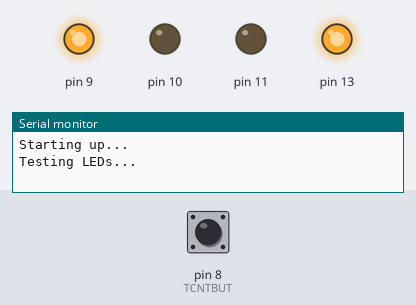
This sketch was run on a simulated Arduino Uno, built with avr-gcc and run on an emulated ATmega328P. Shown: output pins drawn as LEDs (lit = HIGH), the last lines printed to the serial monitor. The inputs (shaded band) are chosen by the test bench; at power-on: pin 8 (TCNTBUT) HIGH.

Above: at 0.1 s.
At 0.5 s:
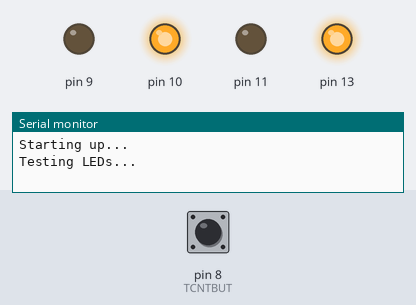
At 2.4 s:
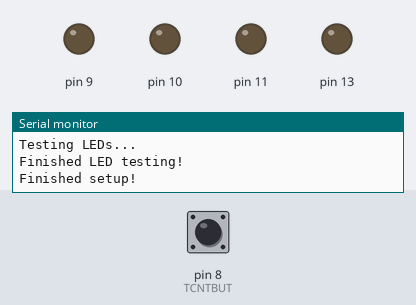
2.5 s: pin 8 (TCNTBUT) pulled LOW for 0.15 s
Timing chart, 0 to 5.5 s (numbered marks = the images above; inputs shaded):
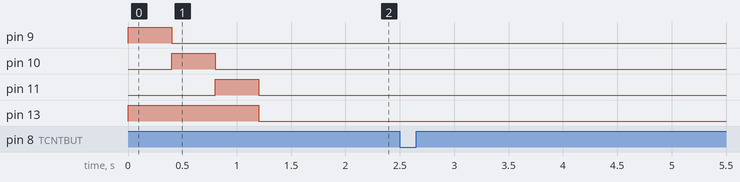

The sketch:

Lab2.ino
```cpp
// DUSONG, ADELINO JR. J.
// COE185.1 LAB 2

#include <Arduino.h>
#include <avr/io.h>

// Definitions for Port B & D registors
#define PINB_Reg (*((volatile uint8_t *) 0x23))
#define DDRB_Reg (*((volatile uint8_t *) 0x24))
#define PORTB_Reg (*((volatile uint8_t *) 0x25))
#define PIND_Reg (*((volatile uint8_t *) 0x29))
#define DDRD_Reg (*((volatile uint8_t *) 0x2a))
#define PORTD_Reg (*((volatile uint8_t *) 0x2b))
// Definitions for LED assignments:
#define BOARD_LED 5   //pin 13 is PortB bit 5
#define RED_LED 1     //pin 9 is PortB bit 1
#define GREEN_LED 2  //pin 10 is PortB bit 2
#define BLUE_LED 3   //pin 11 is PortB bit 3

#define BUTTON 5
#define TCNTBUT 8
int lastTCNT1 = 0;

bool buttonPressed = false;
bool buttonPressed2 = true;
uint32_t buttonPressTime = 0;
uint32_t buttonBounceEndTime = 0;
uint32_t buttonReleaseTime = 0;
int buttonPressCount = 0;

uint32_t buttonReleaseTimeBefore = 0;
uint32_t buttonReleaseTimeAfter = 0;
uint32_t bounceDuration = TCNT1;

uint32_t tcntstart = 0;
uint32_t tcntend = 0;
unsigned long freq = 16000000;

void LEDInit(){
 //Set pinmode for LEDs to output
  DDRB_Reg |= (1 << BOARD_LED);
  DDRB_Reg |= (1 << RED_LED);
  DDRB_Reg |= (1 << GREEN_LED);
  DDRB_Reg |= (1 << BLUE_LED);

  //Turn all off
  PORTB_Reg &= ~(1 << BOARD_LED); //clear output
  PORTB_Reg &= ~(1 << RED_LED);   //clear output
  PORTB_Reg &= ~(1 << GREEN_LED); //clear output
  PORTB_Reg &= ~(1 << BLUE_LED);  //clear output

  //Test LEDs
  Serial.println("Testing LEDs...");
  PORTB_Reg |= (1 << BOARD_LED);  //set output
  PORTB_Reg |= (1 << RED_LED);    //set output
  delay(400);
  PORTB_Reg &= ~(1 << RED_LED);   //clear output
  PORTB_Reg |= (1 << GREEN_LED);  //set output
  delay(400);
  PORTB_Reg &= ~(1 << GREEN_LED); //clear output
  PORTB_Reg |= (1 << BLUE_LED);   //set output
  delay(400);
  PORTB_Reg &= ~(1 << BLUE_LED);   //clear output
  PORTB_Reg &= ~(1 << BOARD_LED);   //clear output
  Serial.println("Finished LED testing!");
  }
void setup() {
  Serial.begin(9600);
  Serial.println("Starting up...");
  LEDInit();
  //Set pinmode for Button as input
  DDRD_Reg &= ~(1 << BUTTON);
  //Enable pullup
  PORTD_Reg |= (1 << BUTTON);  //set output to enable pullup resistor
  //Set pinmode for Button as input
  pinMode(TCNTBUT, INPUT_PULLUP);
  //Init counter1
  TCCR1A = 0; //Normal mode 0xffff top, rolls over

  //CHECKOFF 1
  // TCCR1B |= (1 << CS12) | (1 << CS11); //Clock T1 falling edge #CHECKOFF1!!!
  //
  // TCCR1B = (1 << CS10); //Clock T1 falling edge, x1 Prescaler
  // TCCR1B = (1 << CS11); //Clock T1 falling edge, x8 Prescaler
  TCCR1B = (1 << CS11) | (1 << CS10); //Clock T1 falling edge, x64 Prescaler #MAINPRESCALER!!!
  // TCCR1B = (1 << CS12); //Clock T1 falling edge, x256 Prescaler
  // TCCR1B = (1 << CS12) | (1 << CS10); //Clock T1 falling edge, x1024 Prescaler
  TCCR1C = 0;
  //Set counter to zero, high byte first
  TCNT1H = 0;
  TCNT1L = 0;
  //Make sure interrupts are disabled
  TIMSK1 = 0;
  TIFR1 = 0;
  // Clear Input Capture Register 1 (ICR1)
  ICR1 = 0;

  Serial.println("Finished setup!");
}

void loop() { // Insert function
  checkoffFive();
}

// CHECKOFF 1

bool detectTCNT1Changed(int currentTCNT1) {           // Checks if TCNT1's value changed by comparing the current TCNT1 from the last
  return currentTCNT1 != lastTCNT1;
}
bool detectButtonBounced(int currentTCNT1, int lastValue) { // Checks if a bounce has occured by checking if the
  return (currentTCNT1 - lastValue) > 1;                    // difference of the current and last TCNT1 is greater than 1.
}

void checkoffOne() {
  int currentTCNT1 = TCNT1;
  if (detectTCNT1Changed(currentTCNT1) ) {
    if (detectButtonBounced(currentTCNT1, lastTCNT1)) {
      Serial.println("Bounce Detected!");
    } else {
      Serial.print("TCNT1: ");
      Serial.println(currentTCNT1);
    }
    lastTCNT1 = currentTCNT1;
  }
  _delay_ms(100);
}

// CHECKOFF 2
// Remember to change Prescaler
void checkoffTwo() {

  TCCR1B = 1;

  Serial.print("TCNT1: ");
  Serial.println(TCNT1);

  while ((TIFR1 & (1 << TOV1)) == 0);

  TCCR1B = 0;
  float overflowTime = (float) (65535 + 1) / (freq/1024)*1000;

  Serial.print("Time: ");
  Serial.println(overflowTime);

  TIFR1 |= (1 << TOV1);

} // Through the Timer-Prescaler equation:
// Time = [(Max Timer Value) / (Clock Frequency)] * (Prescaler Value)

// Prescaler 1: Time = (65535 / 16,000,000) * 1 = 0.0041 seconds
// Pescaler 8: Time = (65535 / 16,000,000) * 8 = 0.033 seconds
// Prescaler 64: Time = (65535 / 16,000,000) * 64 = 0.262 seconds
// Prescaler 256: Time = (65535 / 16,000,000) * 256 = 1.049 seconds
// Prescaler 1024: Time = (65535 / 16,000,000) * 1024 = 4.194 seconds

// The Max Timer Value which is 65535 is the maximum value for Timer1 which is a 16-bit timer
// Obtained through 2^16 - 1 = 65535. The Atmega328P Arduino Uno is specified to have a clock frequency of 16 MHz (16,000,000 Hz).

// CHECKOFF 3

void checkoffThree() {
  if (digitalRead(TCNTBUT) == LOW) { // Digital Read function detects if button is pressed
    if (!buttonPressed) { // Button is pressed
      buttonPressed = true;
      buttonPressTime = millis(); // Counter for when button is pressed
      TCNT1 = 0; // Clear the timer
      ICR1 = 0;  // Clear Input Capture Register 1 (ICR1)

      delay(100); // Delay a bit before reading ICR1
      buttonBounceEndTime = millis(); // Counter for when the bounce signal ends

      // Bounce sensitivity
      uint32_t bounceDuration = ICR1;

      if (bounceDuration > 0) { // Bounce occurred, print the duration of the bounce
        Serial.print("Bounce Time (ms): ");
        Serial.println(buttonBounceEndTime - buttonPressTime);
      }
    }
  } else { // Button is released
    if (buttonPressed) {
      buttonPressed = false;
      buttonPressCount++;
      Serial.print("Button Press Count: ");
      Serial.println(buttonPressCount);

    }
  }
}

// CHECKOFF 4

void checkoffFour() {
  if (digitalRead(TCNTBUT) == HIGH) { // Digital Read function detects if button is pressed
    if (!buttonPressed2) { // Button is released
      buttonPressed2 = true;
      // buttonPressTime = millis(); // Counter for when button is pressed
      TCNT1 = 0; // Clear the timer
      ICR1 = 0;  // Clear Input Capture Register 1 (ICR1)
      buttonPressTime = ICR1;

      delay(10); // Delay a bit before reading ICR1
      // Bounce sensitivity
      bounceDuration = ICR1;

      // Check for bounce during pressed
      if (bounceDuration != 0) { // Bounce occurred, print the duration of the bounce
        buttonBounceEndTime = ICR1;
        Serial.print("Released Bounce Time (ms): ");
        Serial.println(buttonBounceEndTime - buttonPressTime);
      } else {
        buttonPressCount++;
        Serial.print("Button Press Count: ");
        Serial.println(buttonPressCount);
      }
    }
  } else {
    if (buttonPressed2) { // Button is pressed
      buttonPressed2 = false;
    }
  }

}

// CHECKOFF 5

void checkoffFive() {
  if (digitalRead(TCNTBUT) == LOW) { // Digital Read function detects if button is pressed
    if (!buttonPressed) { // Button is pressed
      buttonPressed = true;
      buttonPressTime = millis(); // Counter for when button is pressed
      TCNT1 = 0; // Clear the timer
      ICR1 = 0;  // Clear Input Capture Register 1 (ICR1)
    }
  } else { // Button is released
    if (buttonPressed) {
      buttonPressed = false;
      delay(100); // Delay a bit before reading ICR1
      buttonReleaseTime = millis(); // Counter for when button is released

      // Bounce sensitivity at pressed
      uint32_t bounceDuration = ICR1;

      // Delay for a short time to detect release bounce
      delay(10);

      // Capture bounce sensitivity again at release
      uint32_t newbounceDuration = ICR1;

      // Comparing the two will take into account if a bounce occured when the button is released. Hence this can detect if bounce has
      // occured in both when pressed and when released.
      if (newbounceDuration != bounceDuration) { // Bounce occurred, print the duration of the bounce
        Serial.print("Bounce Time (ms): ");
        Serial.println(buttonReleaseTime - buttonPressTime);

      } else { // No bounce occurred, print the number of button presses
        buttonPressCount++;
        Serial.print("Button Press Count: ");
        Serial.println(buttonPressCount);
      }

      // The duration of the button while being pressed
      Serial.print("Pressed Time (ms): ");
      Serial.println(buttonReleaseTime - buttonPressTime);

    }
  }
}
```
